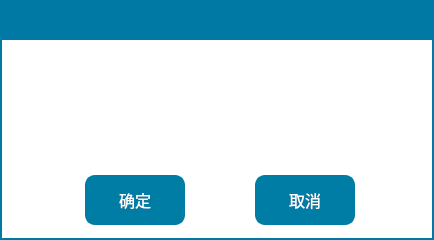
<?xml version="1.0" encoding="UTF-8"?>
<ui version="4.0">
 <class>QuestBox</class>
 <widget class="QDialog" name="QuestBox">
  <property name="geometry">
   <rect>
    <x>0</x>
    <y>0</y>
    <width>434</width>
    <height>240</height>
   </rect>
  </property>
  <property name="font">
   <font>
    <family>文泉驿等宽微米黑</family>
    <pointsize>12</pointsize>
    <weight>50</weight>
    <italic>false</italic>
    <bold>false</bold>
   </font>
  </property>
  <property name="windowTitle">
   <string>Dialog</string>
  </property>
  <property name="styleSheet">
   <string notr="true">QDialog{
border:2px solid rgb(0, 122, 165);
border-radius:0px;
background-color: rgb(255, 255, 255);
}

QToolButton{
font: 18pt &quot;微软雅黑&quot;;
color:rgb(255, 255, 255);
border:2px solid rgb(0, 125, 165);
border-radius:10px;
background-color: rgb(0, 125, 165);
}
QLabel{
font: 18pt &quot;微软雅黑&quot;;
color: rgb(0, 122, 165);
}
</string>
  </property>
  <widget class="QToolButton" name="pBtn_ok">
   <property name="geometry">
    <rect>
     <x>85</x>
     <y>175</y>
     <width>100</width>
     <height>50</height>
    </rect>
   </property>
   <property name="text">
    <string>确定</string>
   </property>
   <property name="icon">
    <iconset resource="../image.qrc">
     <normaloff>:/Image/ok.png</normaloff>:/Image/ok.png</iconset>
   </property>
   <property name="iconSize">
    <size>
     <width>40</width>
     <height>30</height>
    </size>
   </property>
   <property name="toolButtonStyle">
    <enum>Qt::ToolButtonTextBesideIcon</enum>
   </property>
  </widget>
  <widget class="QToolButton" name="pBtn_cancel">
   <property name="geometry">
    <rect>
     <x>255</x>
     <y>175</y>
     <width>100</width>
     <height>50</height>
    </rect>
   </property>
   <property name="text">
    <string>取消</string>
   </property>
   <property name="icon">
    <iconset resource="../image.qrc">
     <normaloff>:/Image/close.png</normaloff>:/Image/close.png</iconset>
   </property>
   <property name="iconSize">
    <size>
     <width>40</width>
     <height>30</height>
    </size>
   </property>
   <property name="toolButtonStyle">
    <enum>Qt::ToolButtonTextBesideIcon</enum>
   </property>
  </widget>
  <widget class="QLabel" name="lb_title">
   <property name="geometry">
    <rect>
     <x>0</x>
     <y>0</y>
     <width>434</width>
     <height>40</height>
    </rect>
   </property>
   <property name="styleSheet">
    <string notr="true">font: 20pt &quot;文泉驿等宽微米黑&quot;;
color: rgb(255, 255, 255);
background-color: rgb(0, 122, 165);</string>
   </property>
   <property name="text">
    <string/>
   </property>
  </widget>
  <widget class="QLabel" name="lb_context">
   <property name="geometry">
    <rect>
     <x>10</x>
     <y>55</y>
     <width>410</width>
     <height>100</height>
    </rect>
   </property>
   <property name="font">
    <font>
     <family>楷体</family>
     <pointsize>16</pointsize>
     <weight>50</weight>
     <italic>false</italic>
     <bold>false</bold>
    </font>
   </property>
   <property name="styleSheet">
    <string notr="true">font: 16pt &quot;楷体&quot;;
color: rgb(0, 122, 165);</string>
   </property>
   <property name="text">
    <string/>
   </property>
   <property name="alignment">
    <set>Qt::AlignCenter</set>
   </property>
  </widget>
 </widget>
 <resources>
  <include location="../image.qrc"/>
 </resources>
 <connections/>
</ui>
